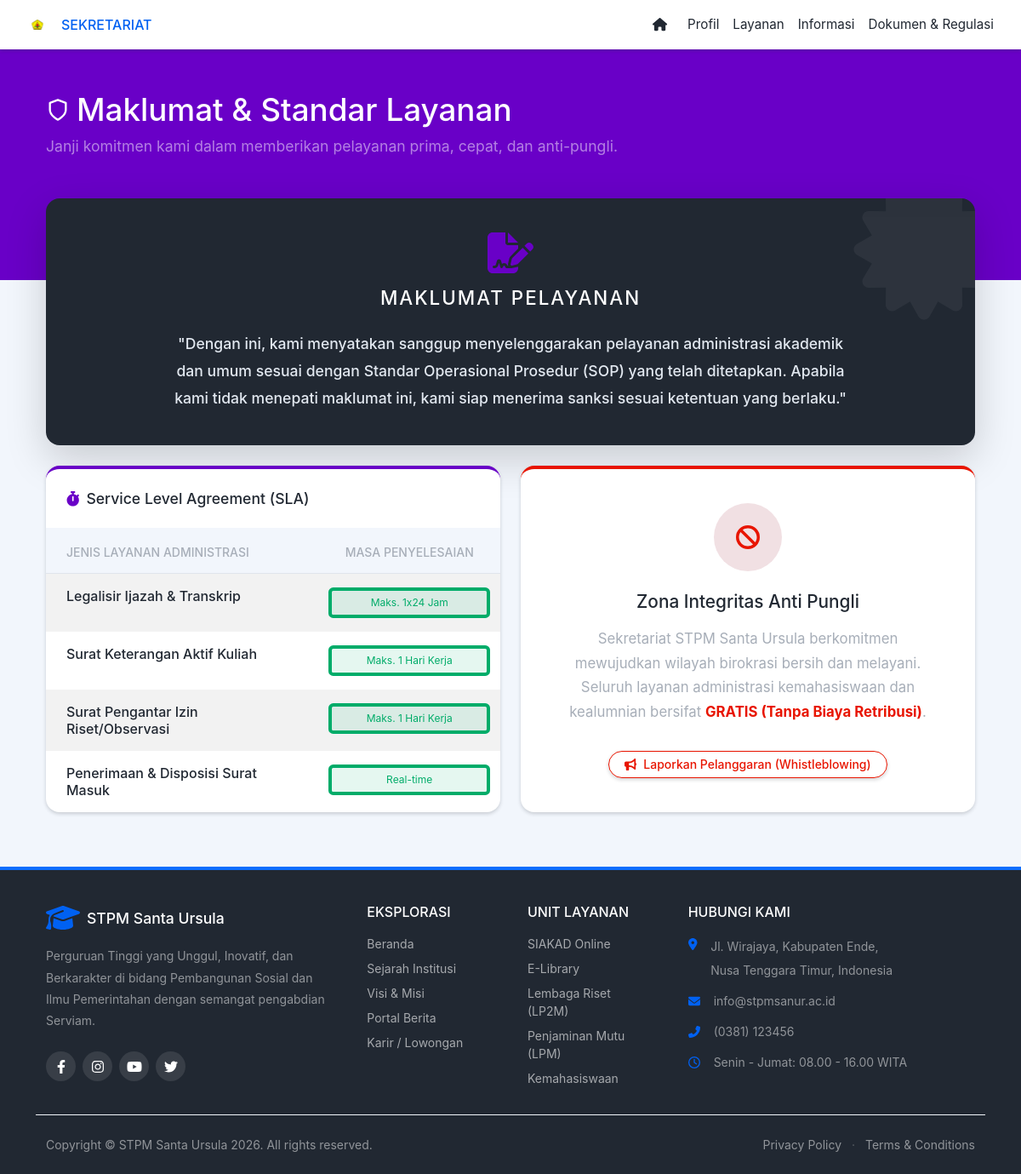
The page /index.php?module=sekre_profil_layanan on the database its author committed.
### tables this page shows
CREATE TABLE `sekretariat_sla` (
  `id` int(11) NOT NULL,
  `jenis_layanan` varchar(255) NOT NULL,
  `waktu_penyelesaian` varchar(100) NOT NULL,
  `urutan` int(11) DEFAULT 0
);

### modul/publik/content_sekre_profil_layanan.php (the view, shortened to what this page needs)
<?php
$q_sla_publik = $koneksi->query("SELECT * FROM sekretariat_sla ORDER BY urutan ASC");
?>
<main>
    <header class="page-header page-header-dark bg-secondary pb-10">
        <div class="container-xl px-4">
            <div class="page-header-content pt-4" data-aos="fade-down" data-aos-duration="1000">
                <div class="row align-items-center justify-content-between">
                    <div class="col-auto mt-4">
                        <h1 class="page-header-title text-white fw-black" style="font-size: 2.3rem;">
                            <div class="page-header-icon text-white"><i data-feather="shield"></i></div>
                            Maklumat & Standar Layanan
                        </h1>
                        <div class="page-header-subtitle text-white-50 mt-2 fs-5">Janji komitmen kami dalam memberikan pelayanan prima, cepat, dan anti-pungli.</div>
                    </div>
                </div>
            </div>
        </div>
    </header>
    <div class="container-xl px-4 mt-n10 mb-5">
        <div class="row gx-4">
            <div class="col-lg-12 mb-4" data-aos="fade-up" data-aos-delay="100">
                <div class="card shadow-lg border-0 h-100 bg-dark text-white text-center p-4 p-md-5 position-relative overflow-hidden rounded-4">
                    <div class="position-absolute" style="top: -20px; right: -20px; opacity: 0.05; transform: rotate(15deg);">
                        <i class="fas fa-certificate fa-10x"></i>
                    </div>
                    <div class="position-relative z-index-1">
                        <i class="fas fa-file-signature fa-3x mb-3 text-secondary"></i>
                        <h2 class="fw-black text-white mb-4" style="letter-spacing: 2px;">MAKLUMAT PELAYANAN</h2>
                        <p class="lead mb-0 mx-auto fw-500" style="max-width: 800px; line-height: 1.8; color: #e2e8f0;">
                            "Dengan ini, kami menyatakan sanggup menyelenggarakan pelayanan administrasi akademik dan umum sesuai dengan Standar Operasional Prosedur (SOP) yang telah ditetapkan. Apabila kami tidak menepati maklumat ini, kami siap menerima sanksi sesuai ketentuan yang berlaku."
                        </p>
                    </div>
                </div>
            </div>
            <div class="col-lg-6 mb-4" data-aos="fade-right" data-aos-delay="200">
                <div class="card shadow-sm border-0 h-100 border-top border-secondary border-4 rounded-4 overflow-hidden">
                    <div class="card-header bg-white border-bottom border-light p-4">
                        <h5 class="fw-bold text-dark mb-0"><i class="fas fa-stopwatch text-secondary me-2"></i>Service Level Agreement (SLA)</h5>
                    </div>
                    <div class="card-body p-0">
                        <div class="table-responsive">
                            <table class="table table-hover table-striped mb-0">
                                <thead class="bg-light text-muted small text-uppercase">
                                    <tr>
                                        <th class="px-4 py-3 fw-bold">Jenis Layanan Administrasi</th>
                                        <th class="text-center px-4 py-3 fw-bold" width="40%">Masa Penyelesaian</th>
                                    </tr>
                                </thead>
                                <tbody>
                                    <?php
                                    if($q_sla_publik && $q_sla_publik->num_rows > 0):
                                        while($sla = $q_sla_publik->fetch_assoc()):
                                    ?>
                                        <tr>
                                            <td class="text-dark fw-bold px-4 py-3 border-bottom-0"><?= htmlspecialchars($sla['jenis_layanan']) ?></td>
                                            <td class="text-center border-bottom-0 py-3">
                                                <span class="badge bg-success bg-opacity-10 text-success border border-success border-opacity-25 px-3 py-2 w-100">
                                                    <?= htmlspecialchars($sla['waktu_penyelesaian']) ?>
                                                </span>
                                            </td>
                                        </tr>
                                    <?php
                                        endwhile;
                                    else:
                                    ?>
                                        <tr><td colspan="2" class="text-center text-muted fst-italic py-4">Data standar layanan sedang dalam pembaruan.</td></tr>
                                    <?php endif; ?>
                                </tbody>
                            </table>
                        </div>
                    </div>
                </div>
            </div>
            <div class="col-lg-6 mb-4" data-aos="fade-left" data-aos-delay="300">
                <div class="card shadow-sm border-0 h-100 border-top border-danger border-4 rounded-4">
                    <div class="card-body p-4 p-md-5 text-center d-flex flex-column justify-content-center">
                        <div class="icon-stack icon-stack-xl bg-danger-soft text-danger mx-auto mb-4 rounded-circle" style="width: 80px; height: 80px;">
                            <i class="fas fa-ban fa-2x"></i>
                        </div>
                        <h3 class="fw-black text-dark mb-3">Zona Integritas Anti Pungli</h3>
                        <p class="text-muted mb-4 lead" style="font-size: 1.05rem; line-height: 1.7;">
                            Sekretariat STPM Santa Ursula berkomitmen mewujudkan wilayah birokrasi bersih dan melayani. Seluruh layanan administrasi kemahasiswaan dan kealumnian bersifat <strong class="text-danger">GRATIS (Tanpa Biaya Retribusi)</strong>.
                        </p>
                        <a href="#!" class="btn btn-outline-danger rounded-pill fw-bold py-2 mt-auto align-self-center shadow-sm hover-lift">
                            <i class="fas fa-bullhorn me-2"></i> Laporkan Pelanggaran (Whistleblowing)
                        </a>
                    </div>
                </div>
            </div>
        </div>
    </div>
</main>

### header_sekre.php (style rules this page uses)
body { background-color: #f2f6fc; }

### rows shown on the page
sekretariat_sla: jenis_layanan "Legalisir Ijazah & Transkrip", waktu_penyelesaian "Maks. 1x24 Jam"
sekretariat_sla: jenis_layanan "Surat Keterangan Aktif Kuliah", waktu_penyelesaian "Maks. 1 Hari Kerja"
sekretariat_sla: jenis_layanan "Surat Pengantar Izin Riset/Observasi", waktu_penyelesaian "Maks. 1 Hari Kerja"
sekretariat_sla: jenis_layanan "Penerimaan & Disposisi Surat Masuk", waktu_penyelesaian "Real-time"
